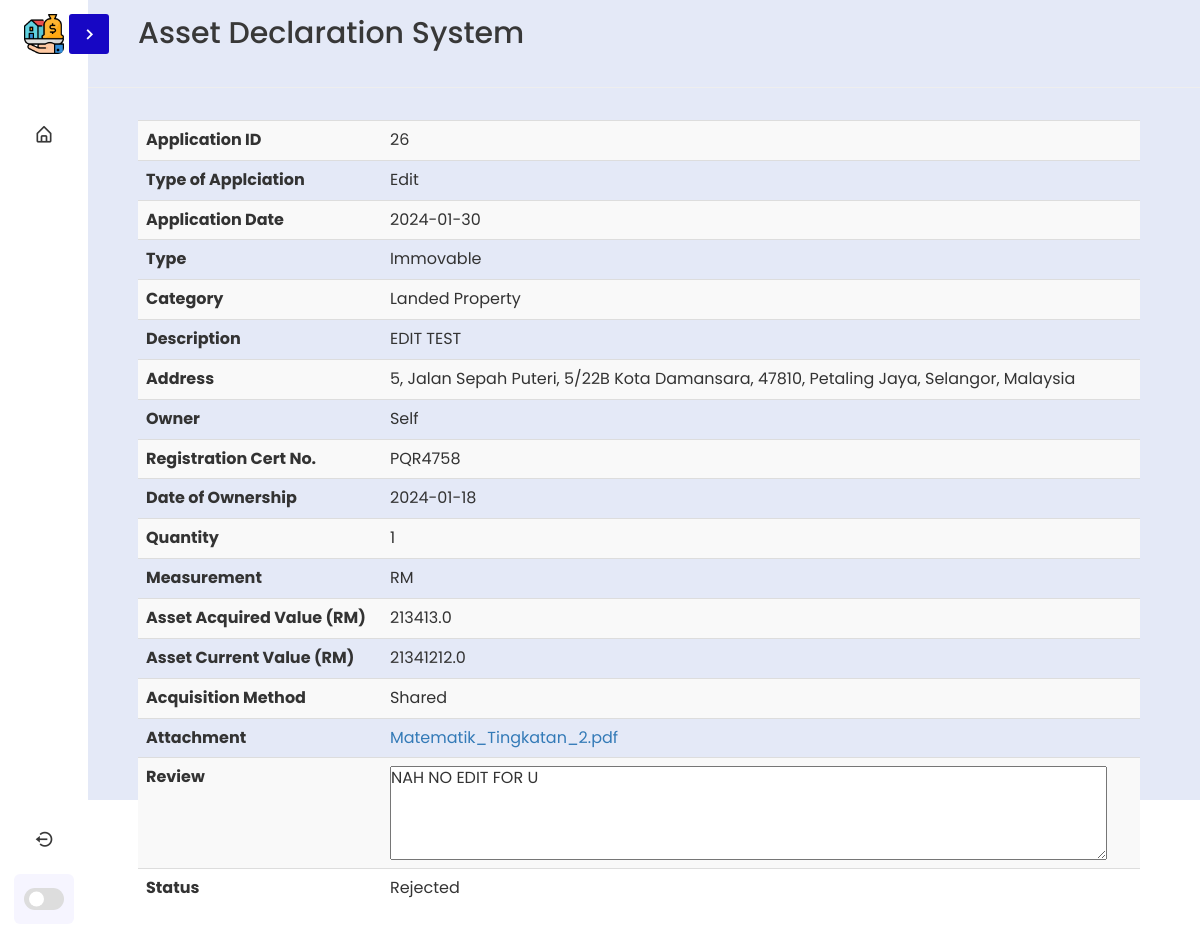
Page /viewApplication/26 (signed in) on the committed database.
### tables this page shows
CREATE TABLE buffer (
ReviewID INTEGER NOT NULL PRIMARY KEY AUTOINCREMENT,
ReviewType TEXT NOT NULL,
AssetID INTEGER,
UserID INTEGER NOT NULL,
DateOfApp DATE NOT NULL,
AssDecType TEXT NOT NULL,
AssDecCat TEXT NOT NULL,
Description TEXT NOT NULL,
Address TEXT NOT NULL,
Owner TEXT NOT NULL,
RegCertNo TEXT NOT NULL,
DateOfOwnership DATE NOT NULL,
Quantity INTEGER NOT NULL,
Measurement TEXT NOT NULL,
AssAcqVAl REAL NOT NULL,
CurrAssVal REAL NOT NULL,
AcqMethod TEXT NOT NULL,
Attachment TEXT NOT NULL,
Review TEXT NOT NULL,
Status TEXT NOT NULL
);

### app.py (the view)
@app.route('/viewApplication/<string:assID>',methods=['POST','GET'])
@login_required
def viewApplciation(assID):
    conn = create_connection()
    cur = conn.cursor()
    cur.execute("""SELECT * FROM `buffer` WHERE `ReviewID` = ? """,(assID,))
    rowdata = cur.fetchone()
    cur.close
    return render_template('viewApplication.html', rowdata=rowdata)

### app.py (called while the page is built)
def create_connection():
    conn = None
    try:
        conn = sqlite3.connect('static/db/user.db')  # create a database connection
        return conn
    except Error as e:
        print(e)
    return conn

@login_manager.user_loader
def load_user(admin_id):
    conn = create_connection()
    cur = conn.cursor()
    cur.execute("SELECT * FROM admin WHERE adminID=?", (admin_id,))
    user = cur.fetchone()
    if user:
        return User(*user)
    return None

### templates/viewApplication.html (shortened to what this page needs)
{% extends 'base.html' %}
{% block content %}
<div>
    <form action="" method='POST'>
        <table class="table table-striped" style="width: 100%;">
            <tr>
                <th>Application ID</th>
                <td id="ID">{{rowdata.0}}</td>
            </tr>
            <tr>
                <th>Type of Applciation</th>
                <td id="ID">{{rowdata.1}}</td>
            </tr>
            <tr>
                <th>Application Date</th>
                <td id="Date">{{rowdata.4}}</td>
            </tr>
            <tr>
                <th>Type</th>
                <td id="Type">{{rowdata.5}}</td>
            </tr>
            <tr>
                <th>Category</th>
                <td id="Cat">{{rowdata.6}}</td>
            </tr>
            <tr>
                <th>Description</th>
                <td id="Desc">{{rowdata.7}}</td>
            </tr>
            <tr>
                <th>Address</th>
                <td id="Addr">{{rowdata.8}}</td>
            </tr>
            <tr>
                <th>Owner</th>
                <td id="Owner">{{rowdata.9}}</td>
            </tr>
            <tr>
                <th>Registration Cert No.</th>
                <td id="RegNo">{{rowdata.10}}</td>
            </tr>
            <tr>
                <th>Date of Ownership</th>
                <td id="DateofOwn">{{rowdata.11}}</td>
            </tr>
            <tr>
                <th>Quantity</th>
                <td id="Quant">{{rowdata.12}}</td>
            </tr>
            <tr>
                <th>Measurement</th>
                <td id="Msrmnt">{{rowdata.13}}</td>
            </tr>
            <tr>
                <th>Asset Acquired Value (RM)</th>
                <td id="AcqVal">{{rowdata.14}}</td>
            </tr>
            <tr>
                <th>Asset Current Value (RM)</th>
                <td id="CurrVal">{{rowdata.15}}</td>
            </tr>
            <tr>
                <th>Acquisition Method</th>
                <td id="AcqMet">{{rowdata.16}}</td>
            </tr>
            <tr>
                <th>Attachment</th>
                <td id="Attchmnt"><a href="/static/attachment/{{rowdata.15}}"
                        download="{{rowdata.15}}">{{rowdata.17}}</a>
                </td>
            </tr>
            <tr>
                <th>Review</th>
                <td><textarea id="review" name="review" value="{{rowdata.18}}" rows="4" cols="50" placeholder="" readonly>{{rowdata.18}}</textarea></td>
            </tr>
            <tr>
                <th>Status</th>
                <td id="Status">{{rowdata.19}}</td>
            </tr>
        </table>
    </form>
</div>
{% endblock %}

### static/css/navbar.css (style rules this page uses)
* { margin: 0; padding: 0; box-sizing: border-box; font-family: 'Poppins', sans-serif; }
:root { --body-color: #E4E9F7; --sidebar-color: #FFF; --primary-color: #1707c4; --primary-color-light: #F6F5FF; --toggle-color: #DDD; --text-color: #383838; --tran-03: all 0.2s ease; --tran-03: all 0.3s ease; --tran-04: all 0.3s ease; --tran-05: all 0.3s ease; }
body { min-height: 100vh; background-color: var(--body-color); transition: var(--tran-05); }

### rows in the picture
buffer: ReviewID "26", ReviewType "Edit", DateOfApp "2024-01-30", AssDecType "Immovable", AssDecCat "Landed Property", Description "EDIT TEST", Address "5, Jalan Sepah Puteri, 5/22B Kota Damansara, 47810, Petaling Jaya, Selangor, Malaysia", Owner "Self", RegCertNo "PQR4758", DateOfOwnership "2024-01-18", Quantity "1", Measurement "RM", AssAcqVAl "213413.0", CurrAssVal "21341212.0", AcqMethod "Shared", Attachment "Matematik_Tingkatan_2.pdf", review "NAH NO EDIT FOR U", Status "Rejected"
